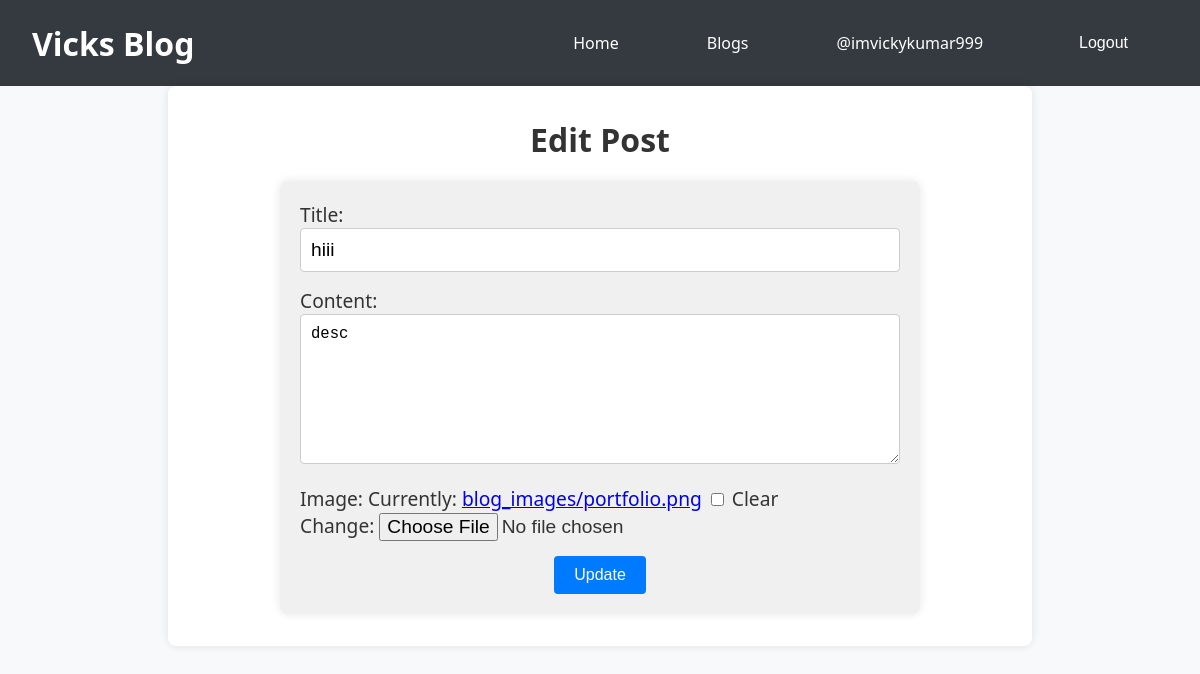
Before: /blog/post/2/edit/ (signed in) with the older database file.
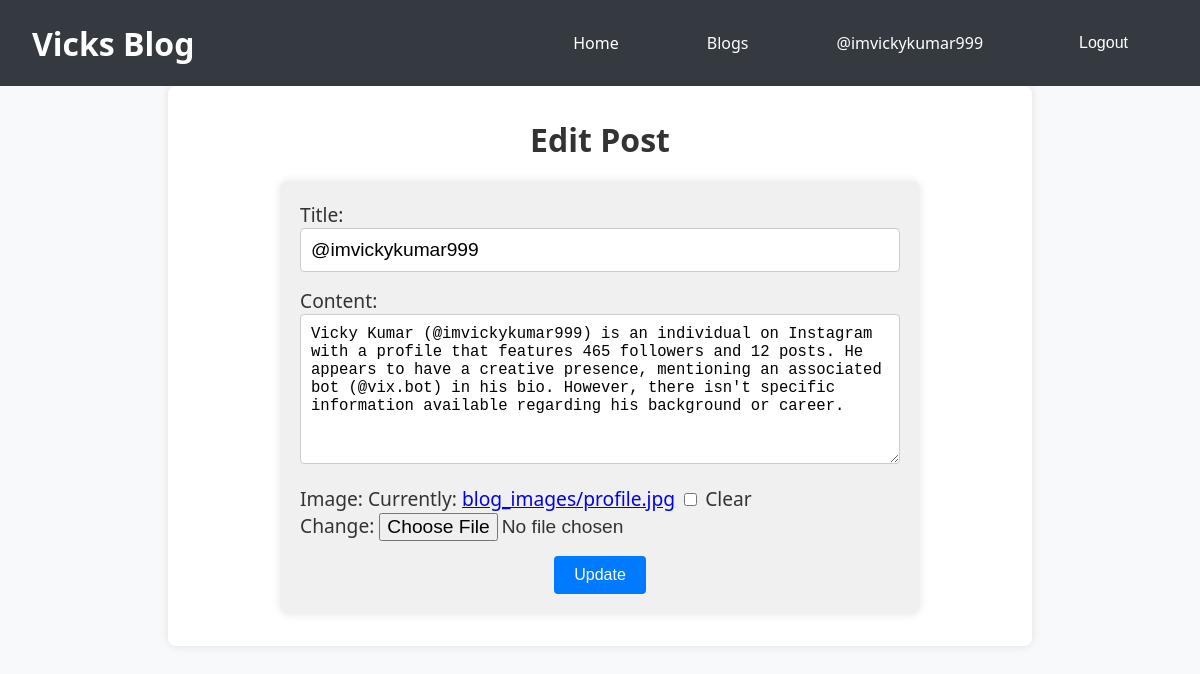
After: the same page with the newer database file.
### blog/models.py (models this page shows, shortened)
class Post(models.Model):
    title = models.CharField(max_length=200)
    content = RichTextField()  # Use RichTextField for CKEditor
    created_at = models.DateTimeField(auto_now_add=True)
    updated_at = models.DateTimeField(auto_now=True)
    image = models.ImageField(upload_to='blog_images/', blank=True, null=True)
    author = models.ForeignKey(User, on_delete=models.CASCADE)

### blog/views.py (the view)
# urls.py: path('post/<int:pk>/edit/', views.update_post, name='update_post'),
@login_required
def update_post(request, pk):
    post = get_object_or_404(Post, pk=pk)
    if request.user != post.author:
        return redirect('post_detail', pk=post.pk)
    if request.method == 'POST':
        form = PostForm(request.POST, request.FILES, instance=post)
        if form.is_valid():
            form.save()
            return redirect('post_detail', pk=post.pk)
    else:
        form = PostForm(instance=post)
    return render(request, 'blog/post_form.html', {'form': form})

### blog/forms.py
class PostForm(forms.ModelForm):
    class Meta:
        model = Post
        fields = ['title', 'content', 'image']

### blog/templates/blog/post_form.html (shortened to what this page needs)
{% extends "blog/base_generic.html" %}
{% block content %}
<h2 class="post-form-title">
    {% if form.instance.pk %}
        Edit Post
    {% else %}
        New Post
    {% endif %}
</h2>
<div class="post-form-container">
    <form method="post" enctype="multipart/form-data" class="post-form">
        {{ form.as_p }}
        <button type="submit" class="submit-button">
            {% if form.instance.pk %}
                Update
            {% else %}
                Save
            {% endif %}
        </button>
    </form>
</div>
{% endblock %}

Changed rows visible on the page:
changed Post: title "hiii" → "@imvickykumar999"; content "desc" → "Vicky Kumar (@imvickykumar999) is an individual on Instagram with a profile that features 465 followers and 12 posts. He appears to have a creative presence, mentioning an associated bot (@vix.bot) in his bio. However, there isn't specific information available regarding his background or career."
Other visible differences:
text no longer shown: "Title: Content: Image: Currently: blog_images/portfolio.png Clear Change:"
text now shown: "Title: Content: Image: Currently: blog_images/profile.jpg Clear Change:"
